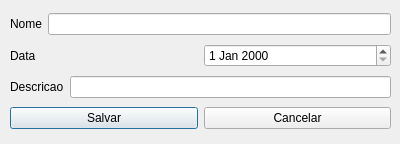
<?xml version="1.0" encoding="UTF-8"?>
<ui version="4.0">
 <class>fm_novocontato</class>
 <widget class="QDialog" name="fm_novocontato">
  <property name="geometry">
   <rect>
    <x>0</x>
    <y>0</y>
    <width>400</width>
    <height>144</height>
   </rect>
  </property>
  <property name="windowTitle">
   <string>Dialog</string>
  </property>
  <widget class="QWidget" name="layoutWidget">
   <property name="geometry">
    <rect>
     <x>10</x>
     <y>10</y>
     <width>381</width>
     <height>125</height>
    </rect>
   </property>
   <layout class="QVBoxLayout" name="verticalLayout">
    <item>
     <layout class="QHBoxLayout" name="horizontalLayout">
      <item>
       <widget class="QLabel" name="label">
        <property name="text">
         <string>Nome</string>
        </property>
       </widget>
      </item>
      <item>
       <widget class="QLineEdit" name="txt_nome"/>
      </item>
     </layout>
    </item>
    <item>
     <layout class="QHBoxLayout" name="horizontalLayout_2">
      <item>
       <widget class="QLabel" name="label_2">
        <property name="text">
         <string>Data</string>
        </property>
       </widget>
      </item>
      <item>
       <widget class="QDateEdit" name="date_compromisso"/>
      </item>
     </layout>
    </item>
    <item>
     <layout class="QHBoxLayout" name="horizontalLayout_3">
      <item>
       <widget class="QLabel" name="label_3">
        <property name="text">
         <string>Descricao</string>
        </property>
       </widget>
      </item>
      <item>
       <widget class="QLineEdit" name="txt_descricao"/>
      </item>
     </layout>
    </item>
    <item>
     <layout class="QHBoxLayout" name="horizontalLayout_4">
      <item>
       <widget class="QPushButton" name="btn_gravar">
        <property name="text">
         <string>Salvar</string>
        </property>
       </widget>
      </item>
      <item>
       <widget class="QPushButton" name="btn_cancelar">
        <property name="text">
         <string>Cancelar</string>
        </property>
       </widget>
      </item>
     </layout>
    </item>
   </layout>
  </widget>
 </widget>
 <resources/>
 <connections/>
</ui>
